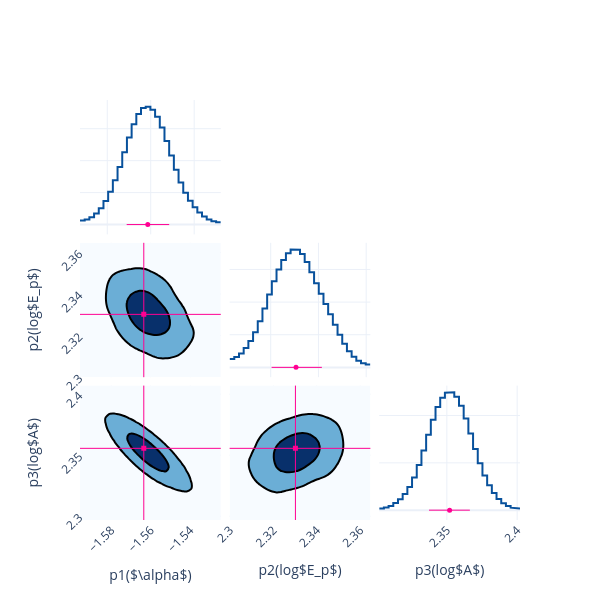

Notebook code for this chart:
### Code cell
fig = Plot.post_corner(post, ploter='plotly')
fig.save(f'{savepath}/corner')

### Figure 1 — Plotly figure (JSON) as saved in the notebook; plotly's stock layout.template omitted (floating-point values rounded to 4 significant figures; data arrays with more than 128 entries replaced by an {"elided": "..."} marker saying what was removed)
{"data": [{"line": {"color": "#08519c", "width": 2}, "mode": "lines", "name": "p1($\\alpha$)", "showlegend": false, "type": "scatter", "x": [-1.593, -1.59, -1.59, -1.588, -1.588, -1.586, -1.586, -1.584, -1.584, -1.582, -1.582, -1.58, -1.58, -1.577, -1.577, -1.575, -1.575, -1.573, -1.573, -1.571, -1.571, -1.569, -1.569, -1.567, -1.567, -1.564, -1.564, -1.562, -1.562, -1.56, -1.56, -1.558, -1.558, -1.556, -1.556, -1.554, -1.554, -1.552, -1.552, -1.549, -1.549, -1.547, -1.547, -1.545, -1.545, -1.543, -1.543, -1.541, -1.541, -1.539, -1.539, -1.536, -1.536, -1.534, -1.534, -1.532, -1.532, -1.53, -1.53, -1.528], "xaxis": "x", "y": [1.294, 1.294, 1.613, 1.613, 2.305, 2.305, 3.441, 3.441, 5.095, 5.095, 7.344, 7.344, 10.26, 10.26, 13.85, 13.85, 18.03, 18.03, 22.6, 22.6, 27.23, 27.23, 31.41, 31.41, 34.59, 34.59, 36.44, 36.44, 36.88, 36.88, 35.96, 35.96, 33.76, 33.76, 30.4, 30.4, 26.19, 26.19, 21.59, 21.59, 17.13, 17.13, 13.19, 13.19, 9.965, 9.965, 7.422, 7.422, 5.415, 5.415, 3.8, 3.8, 2.52, 2.52, 1.588, 1.588, 1.014, 1.014, 0.7537, 0.7537], "yaxis": "y"}, {"line": {"color": "#08519c", "width": 2}, "mode": "lines", "name": "p2(log$E_p$)", "showlegend": false, "type": "scatter", "x": [2.303, 2.305, 2.305, 2.307, 2.307, 2.309, 2.309, 2.311, 2.311, 2.313, 2.313, 2.315, 2.315, 2.317, 2.317, 2.319, 2.319, 2.32, 2.32, 2.322, 2.322, 2.324, 2.324, 2.326, 2.326, 2.328, 2.328, 2.33, 2.33, 2.332, 2.332, 2.334, 2.334, 2.336, 2.336, 2.338, 2.338, 2.34, 2.34, 2.342, 2.342, 2.344, 2.344, 2.346, 2.346, 2.348, 2.348, 2.35, 2.35, 2.352, 2.352, 2.354, 2.354, 2.356, 2.356, 2.358, 2.358, 2.36, 2.36, 2.362], "xaxis": "x5", "y": [2.589, 2.589, 3.159, 3.159, 4.288, 4.288, 5.938, 5.938, 8.085, 8.085, 10.78, 10.78, 14.12, 14.12, 18.06, 18.06, 22.31, 22.31, 26.4, 26.4, 29.99, 29.99, 32.89, 32.89, 34.99, 34.99, 36.1, 36.1, 36.06, 36.06, 34.75, 34.75, 32.31, 32.31, 29.15, 29.15, 25.79, 25.79, 22.53, 22.53, 19.39, 19.39, 16.25, 16.25, 13.07, 13.07, 9.988, 9.988, 7.223, 7.223, 4.952, 4.952, 3.232, 3.232, 2.025, 2.025, 1.265, 1.265, 0.8991, 0.8991], "yaxis": "y5"}, {"colorscale": [[0, "rgb(247,251,255)"], [0.125, "rgb(222,235,247)"], [0.25, "rgb(198,219,239)"], [0.375, "rgb(158,202,225)"], [0.5, "rgb(107,174,214)"], [0.625, "rgb(66,146,198)"], [0.75, "rgb(33,113,181)"], [0.875, "rgb(8,81,156)"], [1, "rgb(8,48,107)"]], "contours": {"end": 0.003715, "size": 0.002834, "start": 0.0008808}, "line": {"width": 2}, "name": "p1($\\alpha$)&p2(log$E_p$)", "ncontours": 2, "showlegend": false, "showscale": false, "type": "contour", "x": [-1.596, -1.594, -1.591, -1.589, -1.587, -1.585, -1.583, -1.581, -1.579, -1.576, -1.574, -1.572, -1.57, -1.568, -1.566, -1.563, -1.561, -1.559, -1.557, -1.555, -1.553, -1.55, -1.548, -1.546, -1.544, -1.542, -1.54, -1.537, -1.535, -1.533, -1.531, -1.529, -1.527, -1.525], "xaxis": "x4", "y": [2.3, 2.302, 2.304, 2.306, 2.308, 2.31, 2.312, 2.314, 2.316, 2.318, 2.319, 2.321, 2.323, 2.325, 2.327, 2.329, 2.331, 2.333, 2.335, 2.337, 2.339, 2.341, 2.343, 2.345, 2.347, 2.349, 2.351, 2.353, 2.355, 2.357, 2.359, 2.361, 2.363, 2.365], "yaxis": "y4", "z": {"elided": "34x34 float values"}}, {"line": {"color": "#08519c", "width": 2}, "mode": "lines", "name": "p3(log$A$)", "showlegend": false, "type": "scatter", "x": [2.302, 2.305, 2.305, 2.309, 2.309, 2.312, 2.312, 2.315, 2.315, 2.319, 2.319, 2.322, 2.322, 2.325, 2.325, 2.329, 2.329, 2.332, 2.332, 2.335, 2.335, 2.339, 2.339, 2.342, 2.342, 2.345, 2.345, 2.349, 2.349, 2.352, 2.352, 2.355, 2.355, 2.359, 2.359, 2.362, 2.362, 2.365, 2.365, 2.369, 2.369, 2.372, 2.372, 2.375, 2.375, 2.379, 2.379, 2.382, 2.382, 2.385, 2.385, 2.389, 2.389, 2.392, 2.392, 2.395, 2.395, 2.399, 2.399, 2.402], "xaxis": "x9", "y": [0.383, 0.383, 0.5486, 0.5486, 0.9103, 0.9103, 1.497, 1.497, 2.324, 2.324, 3.429, 3.429, 4.912, 4.912, 6.918, 6.918, 9.525, 9.525, 12.63, 12.63, 15.94, 15.94, 19.1, 19.1, 21.79, 21.79, 23.75, 23.75, 24.82, 24.82, 24.91, 24.91, 23.98, 23.98, 22.08, 22.08, 19.36, 19.36, 16.18, 16.18, 12.93, 12.93, 9.923, 9.923, 7.352, 7.352, 5.259, 5.259, 3.612, 3.612, 2.357, 2.357, 1.456, 1.456, 0.8668, 0.8668, 0.5306, 0.5306, 0.3837, 0.3837], "yaxis": "y9"}, {"colorscale": [[0, "rgb(247,251,255)"], [0.125, "rgb(222,235,247)"], [0.25, "rgb(198,219,239)"], [0.375, "rgb(158,202,225)"], [0.5, "rgb(107,174,214)"], [0.625, "rgb(66,146,198)"], [0.75, "rgb(33,113,181)"], [0.875, "rgb(8,81,156)"], [1, "rgb(8,48,107)"]], "contours": {"end": 0.007094, "size": 0.005548, "start": 0.001546}, "line": {"width": 2}, "name": "p1($\\alpha$)&p3(log$A$)", "ncontours": 2, "showlegend": false, "showscale": false, "type": "contour", "x": [-1.596, -1.594, -1.591, -1.589, -1.587, -1.585, -1.583, -1.581, -1.579, -1.576, -1.574, -1.572, -1.57, -1.568, -1.566, -1.563, -1.561, -1.559, -1.557, -1.555, -1.553, -1.55, -1.548, -1.546, -1.544, -1.542, -1.54, -1.537, -1.535, -1.533, -1.531, -1.529, -1.527, -1.525], "xaxis": "x7", "y": [2.297, 2.3, 2.304, 2.307, 2.31, 2.314, 2.317, 2.32, 2.324, 2.327, 2.33, 2.334, 2.337, 2.34, 2.344, 2.347, 2.35, 2.354, 2.357, 2.36, 2.364, 2.367, 2.37, 2.374, 2.377, 2.38, 2.384, 2.387, 2.39, 2.394, 2.397, 2.4, 2.404, 2.407], "yaxis": "y7", "z": {"elided": "34x34 float values"}}, {"colorscale": [[0, "rgb(247,251,255)"], [0.125, "rgb(222,235,247)"], [0.25, "rgb(198,219,239)"], [0.375, "rgb(158,202,225)"], [0.5, "rgb(107,174,214)"], [0.625, "rgb(66,146,198)"], [0.75, "rgb(33,113,181)"], [0.875, "rgb(8,81,156)"], [1, "rgb(8,48,107)"]], "contours": {"end": 0.003774, "size": 0.002867, "start": 0.0009072}, "line": {"width": 2}, "name": "p2(log$E_p$)&p3(log$A$)", "ncontours": 2, "showlegend": false, "showscale": false, "type": "contour", "x": [2.3, 2.302, 2.304, 2.306, 2.308, 2.31, 2.312, 2.314, 2.316, 2.318, 2.319, 2.321, 2.323, 2.325, 2.327, 2.329, 2.331, 2.333, 2.335, 2.337, 2.339, 2.341, 2.343, 2.345, 2.347, 2.349, 2.351, 2.353, 2.355, 2.357, 2.359, 2.361, 2.363, 2.365], "xaxis": "x8", "y": [2.297, 2.3, 2.304, 2.307, 2.31, 2.314, 2.317, 2.32, 2.324, 2.327, 2.33, 2.334, 2.337, 2.34, 2.344, 2.347, 2.35, 2.354, 2.357, 2.36, 2.364, 2.367, 2.37, 2.374, 2.377, 2.38, 2.384, 2.387, 2.39, 2.394, 2.397, 2.4, 2.404, 2.407], "yaxis": "y8", "z": {"elided": "34x34 float values"}}, {"error_x": {"array": [0.00985], "arrayminus": [0.009706], "color": "#FF0092", "symmetric": false, "thickness": 1, "type": "data", "width": 0}, "marker": {"color": "#FF0092", "size": 5, "symbol": "circle"}, "mode": "markers", "name": "p1($\\alpha$)", "showlegend": false, "type": "scatter", "x": [-1.561], "xaxis": "x", "y": [0.01], "yaxis": "y"}, {"error_x": {"array": [0.01083], "arrayminus": [0.01023], "color": "#FF0092", "symmetric": false, "thickness": 1, "type": "data", "width": 0}, "marker": {"color": "#FF0092", "size": 5, "symbol": "circle"}, "mode": "markers", "name": "p2(log$E_p$)", "showlegend": false, "type": "scatter", "x": [2.331], "xaxis": "x5", "y": [0.01], "yaxis": "y5"}, {"error_x": {"array": [0.01441], "arrayminus": [0.01464], "color": "#FF0092", "symmetric": false, "thickness": 1, "type": "data", "width": 0}, "marker": {"color": "#FF0092", "size": 5, "symbol": "circle"}, "mode": "markers", "name": "p3(log$A$)", "showlegend": false, "type": "scatter", "x": [2.352], "xaxis": "x9", "y": [0.01], "yaxis": "y9"}, {"marker": {"color": "#FF0092", "size": 5, "symbol": "square"}, "mode": "markers", "name": "p1($\\alpha$)&p2(log$E_p$)", "showlegend": false, "type": "scatter", "x": [-1.563], "xaxis": "x4", "y": [2.33], "yaxis": "y4"}, {"marker": {"color": "#FF0092", "size": 5, "symbol": "square"}, "mode": "markers", "name": "p1($\\alpha$)&p3(log$A$)", "showlegend": false, "type": "scatter", "x": [-1.563], "xaxis": "x7", "y": [2.356], "yaxis": "y7"}, {"marker": {"color": "#FF0092", "size": 5, "symbol": "square"}, "mode": "markers", "name": "p2(log$E_p$)&p3(log$A$)", "showlegend": false, "type": "scatter", "x": [2.33], "xaxis": "x8", "y": [2.356], "yaxis": "y8"}], "layout": {"height": 600, "shapes": [{"line": {"color": "#FF0092", "width": 1}, "type": "line", "x0": -1.563, "x1": -1.563, "xref": "x4", "y0": 0, "y1": 1, "yref": "y4 domain"}, {"line": {"color": "#FF0092", "width": 1}, "type": "line", "x0": 0, "x1": 1, "xref": "x4 domain", "y0": 2.33, "y1": 2.33, "yref": "y4"}, {"line": {"color": "#FF0092", "width": 1}, "type": "line", "x0": -1.563, "x1": -1.563, "xref": "x7", "y0": 0, "y1": 1, "yref": "y7 domain"}, {"line": {"color": "#FF0092", "width": 1}, "type": "line", "x0": 0, "x1": 1, "xref": "x7 domain", "y0": 2.356, "y1": 2.356, "yref": "y7"}, {"line": {"color": "#FF0092", "width": 1}, "type": "line", "x0": 2.33, "x1": 2.33, "xref": "x8", "y0": 0, "y1": 1, "yref": "y8 domain"}, {"line": {"color": "#FF0092", "width": 1}, "type": "line", "x0": 0, "x1": 1, "xref": "x8 domain", "y0": 2.356, "y1": 2.356, "yref": "y8"}], "width": 600, "xaxis": {"anchor": "y", "domain": [0, 0.32], "showticklabels": false, "tickangle": -45}, "xaxis2": {"anchor": "y2", "domain": [0.34, 0.66], "showticklabels": false, "tickangle": -45}, "xaxis3": {"anchor": "y3", "domain": [0.68, 1], "showticklabels": false, "tickangle": -45}, "xaxis4": {"anchor": "y4", "domain": [0, 0.32], "showticklabels": false, "tickangle": -45}, "xaxis5": {"anchor": "y5", "domain": [0.34, 0.66], "showticklabels": false, "tickangle": -45}, "xaxis6": {"anchor": "y6", "domain": [0.68, 1], "showticklabels": false, "tickangle": -45}, "xaxis7": {"anchor": "y7", "domain": [0, 0.32], "showticklabels": true, "tickangle": -45, "title": {"text": "p1($\\alpha$)"}}, "xaxis8": {"anchor": "y8", "domain": [0.34, 0.66], "showticklabels": true, "tickangle": -45, "title": {"text": "p2(log$E_p$)"}}, "xaxis9": {"anchor": "y9", "domain": [0.68, 1], "showticklabels": true, "tickangle": -45, "title": {"text": "p3(log$A$)"}}, "yaxis": {"anchor": "x", "domain": [0.68, 1], "showticklabels": false, "tickangle": -45}, "yaxis2": {"anchor": "x2", "domain": [0.68, 1], "showticklabels": false, "tickangle": -45}, "yaxis3": {"anchor": "x3", "domain": [0.68, 1], "showticklabels": false, "tickangle": -45}, "yaxis4": {"anchor": "x4", "domain": [0.34, 0.66], "showticklabels": true, "tickangle": -45, "title": {"text": "p2(log$E_p$)"}}, "yaxis5": {"anchor": "x5", "domain": [0.34, 0.66], "showticklabels": false, "tickangle": -45}, "yaxis6": {"anchor": "x6", "domain": [0.34, 0.66], "showticklabels": false, "tickangle": -45}, "yaxis7": {"anchor": "x7", "domain": [0, 0.32], "showticklabels": true, "tickangle": -45, "title": {"text": "p3(log$A$)"}}, "yaxis8": {"anchor": "x8", "domain": [0, 0.32], "showticklabels": false, "tickangle": -45}, "yaxis9": {"anchor": "x9", "domain": [0, 0.32], "showticklabels": false, "tickangle": -45}}}
